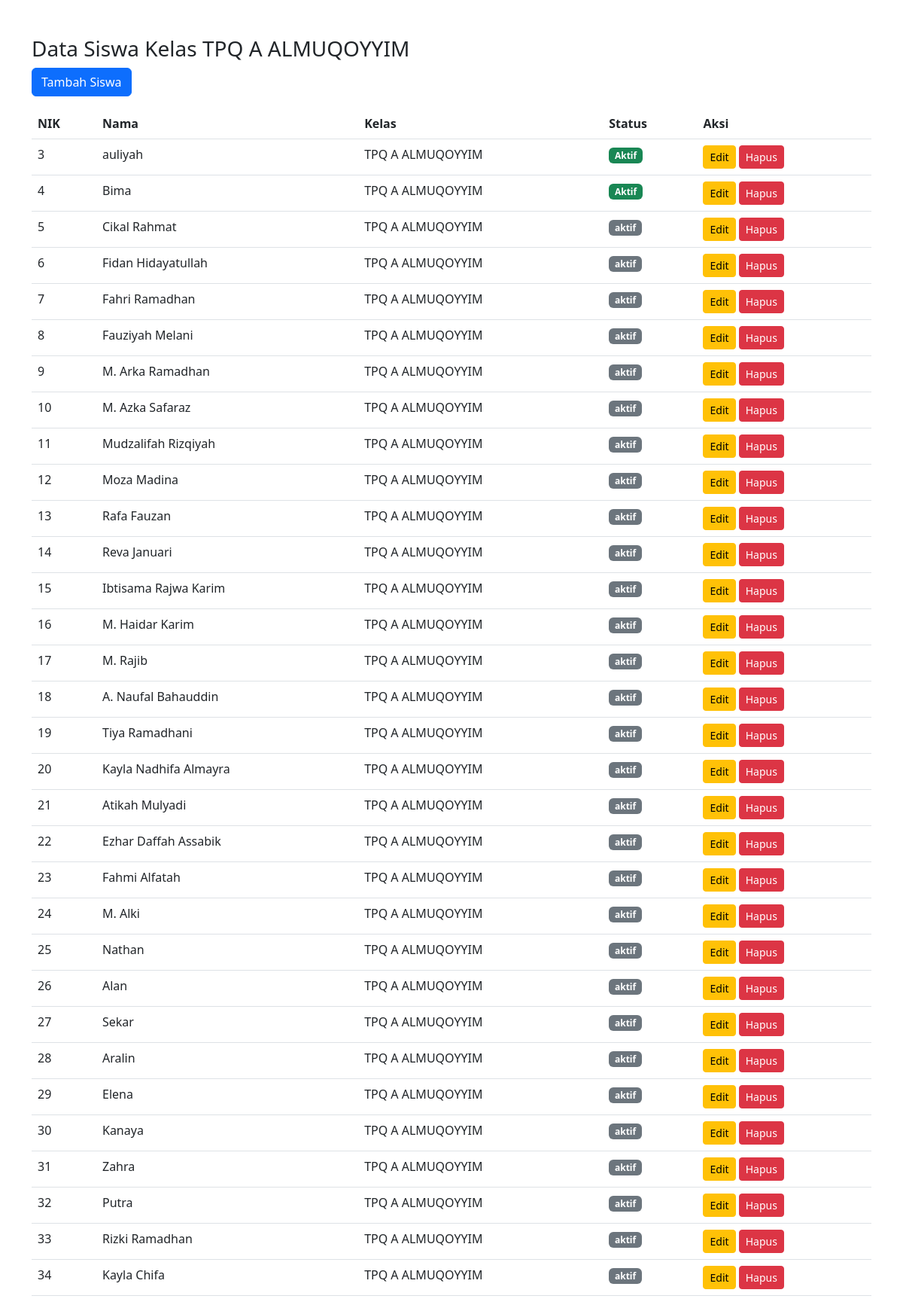
/list_siswa.php?kelas=7, run on the app's committed database.
### tables this page shows
CREATE TABLE `kelas` (
  `id` int(11) NOT NULL,
  `nama_kelas` varchar(50) NOT NULL,
  `spp` int(11) NOT NULL,
  `wali_kelas` varchar(100) DEFAULT NULL
);

CREATE TABLE `siswa` (
  `NIK` int(20) NOT NULL,
  `nama` varchar(100) NOT NULL,
  `kelas` int(10) NOT NULL,
  `status` text DEFAULT NULL,
  `jenis_kelamin` enum('L','P') DEFAULT NULL,
  `alamat` text DEFAULT NULL,
  `no_hp` varchar(15) DEFAULT NULL,
  `nama_ayah` varchar(100) DEFAULT NULL,
  `nama_ibu` varchar(100) DEFAULT NULL,
  `pekerjaan_ayah` varchar(100) DEFAULT NULL,
  `pekerjaan_ibu` varchar(100) DEFAULT NULL,
  `tahun_masuk` year(4) DEFAULT NULL,
  `kelas_id` int(11) DEFAULT NULL
);

### list_siswa.php (the view, shortened to what this page needs)
<?php
include_once 'db.php';
$kelas_id = $_GET['kelas'] ?? null;
$kelas = null;
if ($kelas_id) {
    $check_kelas = $conn->prepare("SELECT * FROM kelas WHERE id = ?");
    $check_kelas->bind_param("i", $kelas_id);
    $check_kelas->execute();
    $check_result = $check_kelas->get_result();
    if ($check_result->num_rows === 0) {
        $kelas_id = null;
    } else {
        $kelas = $check_result->fetch_assoc();
    }
}
if ($kelas_id) {
    $siswa_query = $conn->prepare("SELECT s.NIK, s.nama, s.status, k.nama_kelas
                                    FROM siswa s
                                    LEFT JOIN kelas k ON s.kelas = k.id
                                    WHERE s.kelas = ?");
    $siswa_query->bind_param("i", $kelas_id);
    $siswa_query->execute();
    $siswa_result = $siswa_query->get_result();
} else {
    $siswa_result = $conn->query("SELECT s.NIK, s.nama, s.status, k.nama_kelas
                                    FROM siswa s
                                    LEFT JOIN kelas k ON s.kelas = k.id");
}
?>
<!DOCTYPE html>
<html lang="id">
<head>
    <link href="https://cdn.jsdelivr.net/npm/bootstrap@5.3.0/dist/css/bootstrap.min.css" rel="stylesheet">
</head>
<body>
    <div class="container mt-5">
        <h3><?= $kelas_id && $kelas ? 'Data Siswa Kelas ' . htmlspecialchars($kelas['nama_kelas']) : 'Data Siswa' ?></h3>
        <a href="input_siswa.php?menu=data_siswa" class="btn btn-primary mb-3">Tambah Siswa</a>
        <div class="table-responsive">
            <table class="table table-hover">
                <thead>
                    <tr>
                        <th>NIK</th>
                        <th>Nama</th>
                        <th>Kelas</th>
                        <th>Status</th>
                        <th>Aksi</th>
                    </tr>
                </thead>
                <tbody>
                    <?php while($siswa = $siswa_result->fetch_assoc()): ?>
                        <tr>
                            <td><?= htmlspecialchars($siswa['NIK']) ?></td>
                            <td><?= htmlspecialchars($siswa['nama']) ?></td>
                            <td><?= htmlspecialchars($siswa['nama_kelas'] ?? 'Tanpa Kelas') ?></td>
                            <td>
                               <span class="badge <?= $siswa['status'] === 'Aktif' ? 'bg-success' : 'bg-secondary' ?>">
                                <?= htmlspecialchars($siswa['status']) ?>
                            </span>
                        </td>
                        <td>
                            <a href="edit_siswa.php?nik=<?= urlencode($siswa['NIK']) ?>" class="btn btn-sm btn-warning">Edit</a>
                            <a href="hapus_siswa.php?nik=<?= urlencode($siswa['NIK']) ?>" class="btn btn-sm btn-danger">Hapus</a>
                        </td>
                        </tr>
                    <?php endwhile; ?>
                </tbody>
            </table>
        </div>
    </div>
</body>
</html>

### data on the page
kelas: nama_kelas "TPQ A ALMUQOYYIM"
siswa: NIK "3", nama "auliyah", kelas.nama_kelas "TPQ A ALMUQOYYIM", status "Aktif"
siswa: NIK "4", nama "Bima", kelas.nama_kelas "TPQ A ALMUQOYYIM", status "Aktif"
siswa: NIK "5", nama "Cikal Rahmat", kelas.nama_kelas "TPQ A ALMUQOYYIM", status "aktif"
siswa: NIK "6", nama "Fidan Hidayatullah", kelas.nama_kelas "TPQ A ALMUQOYYIM", status "aktif"
siswa: NIK "7", nama "Fahri Ramadhan", kelas.nama_kelas "TPQ A ALMUQOYYIM", status "aktif"
siswa: NIK "8", nama "Fauziyah Melani", kelas.nama_kelas "TPQ A ALMUQOYYIM", status "aktif"
siswa: NIK "9", nama "M. Arka Ramadhan", kelas.nama_kelas "TPQ A ALMUQOYYIM", status "aktif"
siswa: NIK "10", nama "M. Azka Safaraz", kelas.nama_kelas "TPQ A ALMUQOYYIM", status "aktif"
siswa: NIK "11", nama "Mudzalifah Rizqiyah", kelas.nama_kelas "TPQ A ALMUQOYYIM", status "aktif"
siswa: NIK "12", nama "Moza Madina", kelas.nama_kelas "TPQ A ALMUQOYYIM", status "aktif"
siswa: NIK "13", nama "Rafa Fauzan", kelas.nama_kelas "TPQ A ALMUQOYYIM", status "aktif"
siswa: NIK "14", nama "Reva Januari", kelas.nama_kelas "TPQ A ALMUQOYYIM", status "aktif"
siswa: NIK "15", nama "Ibtisama Rajwa Karim", kelas.nama_kelas "TPQ A ALMUQOYYIM", status "aktif"
siswa: NIK "16", nama "M. Haidar Karim", kelas.nama_kelas "TPQ A ALMUQOYYIM", status "aktif"
siswa: NIK "17", nama "M. Rajib", kelas.nama_kelas "TPQ A ALMUQOYYIM", status "aktif"
siswa: NIK "18", nama "A. Naufal Bahauddin", kelas.nama_kelas "TPQ A ALMUQOYYIM", status "aktif"
siswa: NIK "19", nama "Tiya Ramadhani", kelas.nama_kelas "TPQ A ALMUQOYYIM", status "aktif"
siswa: NIK "20", nama "Kayla Nadhifa Almayra", kelas.nama_kelas "TPQ A ALMUQOYYIM", status "aktif"
siswa: NIK "21", nama "Atikah Mulyadi", kelas.nama_kelas "TPQ A ALMUQOYYIM", status "aktif"
siswa: NIK "22", nama "Ezhar Daffah Assabik", kelas.nama_kelas "TPQ A ALMUQOYYIM", status "aktif"
siswa: NIK "23", nama "Fahmi Alfatah", kelas.nama_kelas "TPQ A ALMUQOYYIM", status "aktif"
siswa: NIK "24", nama "M. Alki", kelas.nama_kelas "TPQ A ALMUQOYYIM", status "aktif"
siswa: NIK "25", nama "Nathan", kelas.nama_kelas "TPQ A ALMUQOYYIM", status "aktif"
siswa: NIK "26", nama "Alan", kelas.nama_kelas "TPQ A ALMUQOYYIM", status "aktif"
siswa: NIK "27", nama "Sekar", kelas.nama_kelas "TPQ A ALMUQOYYIM", status "aktif"
siswa: NIK "28", nama "Aralin", kelas.nama_kelas "TPQ A ALMUQOYYIM", status "aktif"
siswa: NIK "29", nama "Elena", kelas.nama_kelas "TPQ A ALMUQOYYIM", status "aktif"
siswa: NIK "30", nama "Kanaya", kelas.nama_kelas "TPQ A ALMUQOYYIM", status "aktif"
siswa: NIK "31", nama "Zahra", kelas.nama_kelas "TPQ A ALMUQOYYIM", status "aktif"
siswa: NIK "32", nama "Putra", kelas.nama_kelas "TPQ A ALMUQOYYIM", status "aktif"
siswa: NIK "33", nama "Rizki Ramadhan", kelas.nama_kelas "TPQ A ALMUQOYYIM", status "aktif"
siswa: NIK "34", nama "Kayla Chifa", kelas.nama_kelas "TPQ A ALMUQOYYIM", status "aktif"
